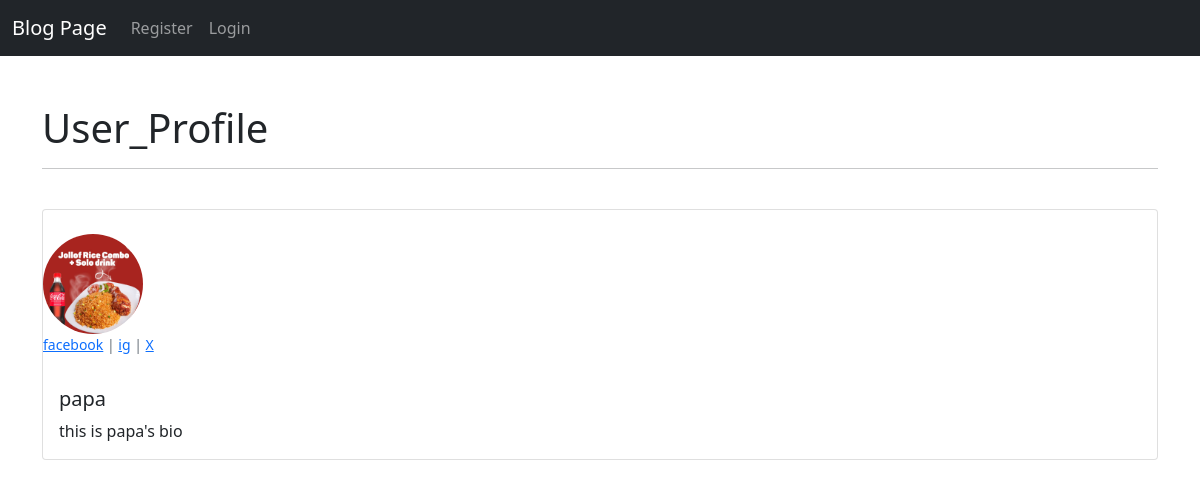
The app's page /user/2/profile/ with its own data.
### base/models.py (models this page shows, shortened)
class Profile(models.Model):
    user = models.OneToOneField(User, null=True, on_delete=models.CASCADE)
    bio = models.TextField()
    profile_pic = models.ImageField(null=True, blank=True, upload_to="images/profile")
    website_link =  models.CharField(max_length=255, blank=True, null=True)
    facebook_link =  models.CharField(max_length=255, blank=True, null=True)
    ig_link =  models.CharField(max_length=255, blank=True, null=True)
    X =  models.CharField(max_length=255, blank=True, null=True)
    def __str__(self):
        return str(self.user)

### user/views.py (the view)
# urls.py: path('<int:pk>/profile/',ProfilePage.as_view(), name="user_profile"),
class ProfilePage(DetailView):
    model = Profile
    template_name ='registration/user_profile.html'
    def get_context_data (self, *args, **kwargs):
        context = super(ProfilePage, self).get_context_data()
        page_user = get_object_or_404(Profile, id = self.kwargs['pk'])
        context ["page_user"] = page_user
        return context

### user/templates/registration/user_profile.html (shortened to what this page needs)
{% extends "base/base.html" %}
{% load static %}
{% block content %}
<h1>User_Profile</h1><hr>
<br>
<div class="card mb-3" >
    <div class="row no-gutters">
      <div class="col-md-2"><br>
  {% if page_user.profile_pic %}
      <img src ="{{page_user.profile_pic.url}}" width="100" height="100" class="rounded-circle">
  {% else %}
      <img src ="{% static 'base/images/pic.png'%}" width="100" height="100" class="rounded-circle">
  {% endif %}
  </div>
<p class = "small text-muted">
{% if page_user.facebook_link %}
    <a href ="{{ page_user.facebook_link }}">facebook</a> |
{% endif %}
{% if page_user.ig_link %}
    <a href ="{{ page_user.ig_link }}">ig</a> |
{% endif %}
{% if page_user.X %}
    <a href ="{{ page_user.X }}">X</a>
{% endif %}
      </p>
      <div class="col-md-10">
        <div class="card-body">
          <h5 class="card-title">{{page_user}}</h5>
          <p class="card-text">{{page_user.bio}}</p>
        </div>
      </div>
    </div>
  </div>
{% endblock content %}

### records on screen
Profile: profile_pic (picture), user.username "papa", bio "this is papa's bio"
